Frame 1 (no input): blank canvas, image omitted
Frame 60 (no input): blank canvas, image omitted
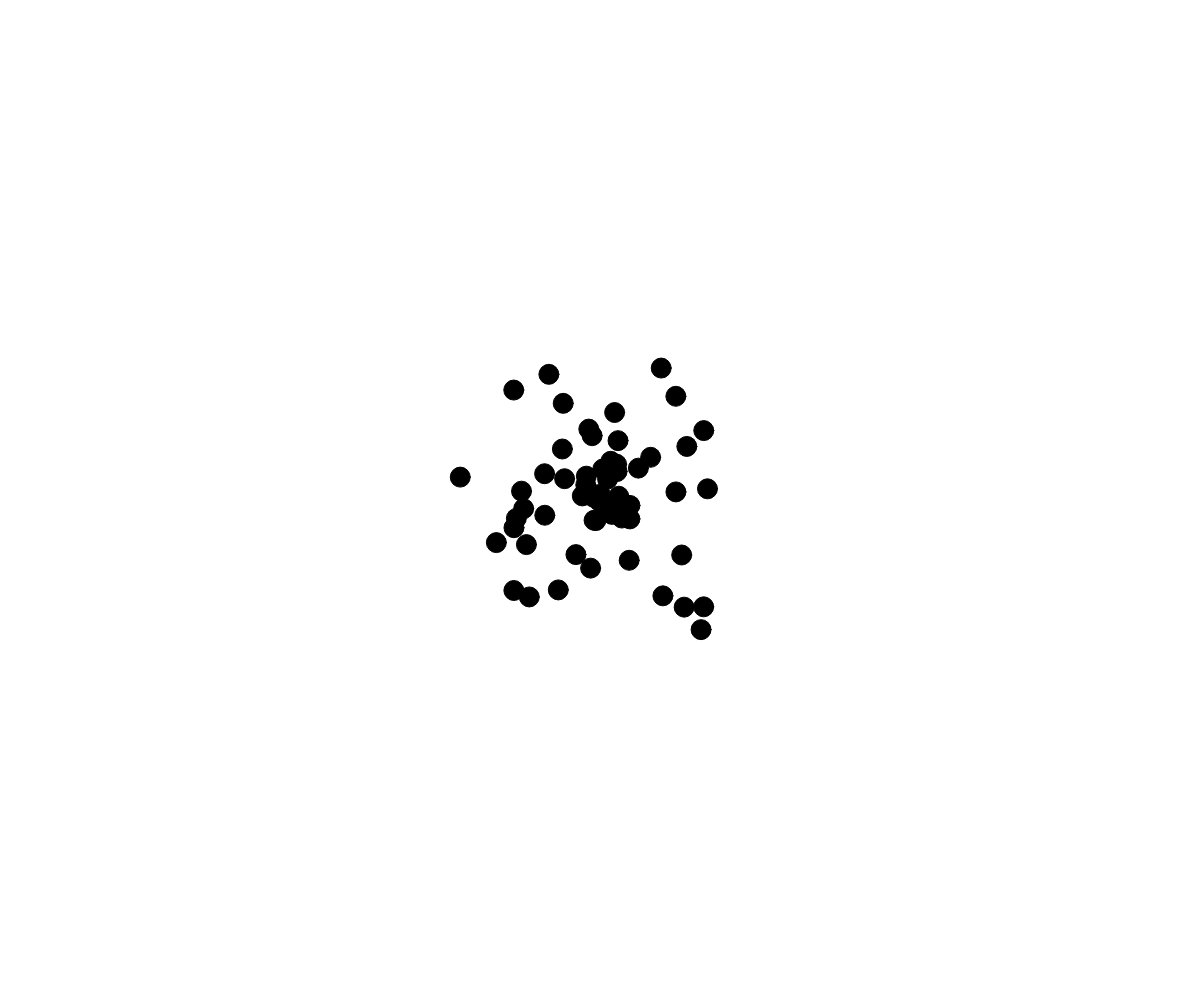
Frame 120 (the mouse pressed at the canvas centre since frame 60)

The p5.js sketch whose frames 1 and 60 were blank and that drew this single picture after the mouse press (run headless with seeded random() and noise() and a simulated clock; from frame 60 on, the mouse is pressed at the canvas centre):

// p5.js sketch
// ── sketch.js
// OOP Bullet

let theBullets = [];

function setup() {
  createCanvas(windowWidth, windowHeight);
}

function draw() {
  background(255);
  for (let i = 0; i < theBullets.length; i++) {
    theBullets[i].move();
    theBullets[i].display();
  }

  // If you want to spam the screen when holding down the mouse, use this...
  if (mouseIsPressed) {
    let myBullet = new Bullet(mouseX, mouseY, random(-3,3), random(-3, 3), 10);
    theBullets.push(myBullet);
  }
}

// function mousePressed() {
//   let myBullet = new Bullet(mouseX, mouseY, random(-3,3), random(-3, 3), 10);
//   theBullets.push(myBullet);
// }

class Bullet {
  constructor(x, y, dx, dy, radius) {
    this.x = x;
    this.y = y;
    this.dx = dx;
    this.dy = dy;
    this.radius = radius;
  }

  display() {
    fill(0);
    circle(this.x, this.y, this.radius * 2);
  }

  move() {
    this.x += this.dx;
    this.y += this.dy;
  }
}
